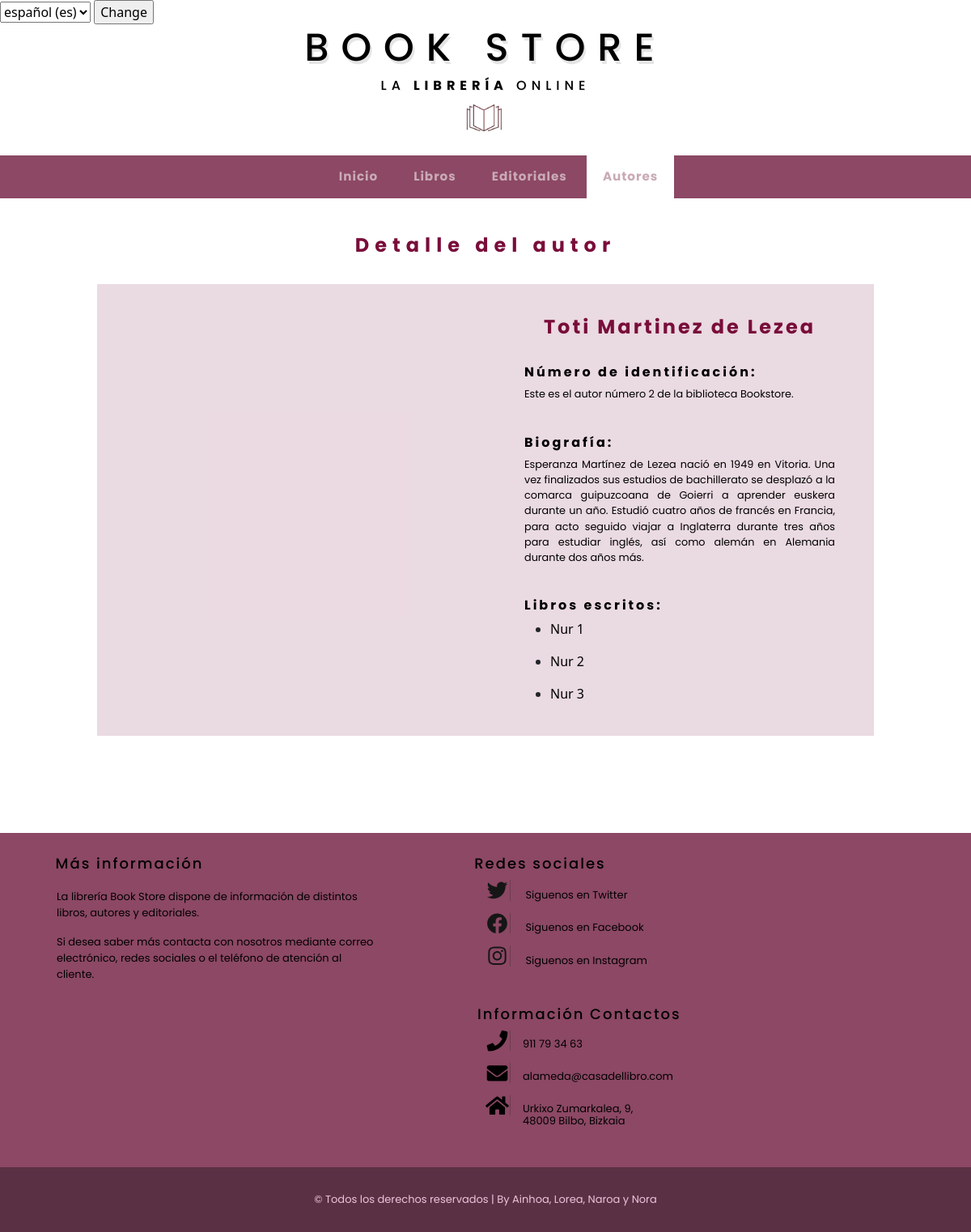
The page /appBookStore/autor/2/libros/ on the database its author committed.
### appBookStore/models.py (models this page shows, shortened)
class Autor(models.Model):
    nombre = models.CharField(max_length=50)
    biografia = models.CharField(max_length=800)
    imagenLink = models.CharField(max_length=800)

class Libro(models.Model):
    nombre = models.CharField(max_length=50)
    autores = models.ManyToManyField(Autor)
    editorial = models.ForeignKey(Editorial, on_delete=models.CASCADE)
    genero = models.ForeignKey(Genero, on_delete=models.CASCADE)
    idioma = models.ForeignKey(Idioma, on_delete=models.CASCADE)
    paginas = models.IntegerField(default=0)
    sinopsis = models.CharField(max_length=800)
    fechaPubli = models.DateField()
    mediaValoracion = models.FloatField(default=0)
    numValoraciones = models.IntegerField(default=0)
    imagenLink = models.CharField(max_length=800)

### appBookStore/views.py (the view)
# urls.py: path('autor/<int:autor_id>/libros/', views.detallesAutores, name='detallesAutores'),
def detallesAutores(request, autor_id):
	autor = get_object_or_404(Autor, pk=autor_id)
	libros = autor.libro_set.all()
	context = {'autor' : autor, 'libros': libros}
	return render(request, 'detallesAutor.html', context)

### appBookStore/templates/detallesAutor.html (shortened to what this page needs)
{% extends "base.html" %}
{% load static %}
{% block titulo %} Detalle del autor {% endblock %}
{% block contenido %}
    <div class="ila">
        <div class="zuta">
            <div>
            </div>
        </div>
        <div class="zuta">
            <h3 class="tituloLibro">  {{ autor.nombre }}</h3>
            <br>
                {% if autor %}
                    <div>
                        <h4 class="infoTitulos"> Número de identificación:</h4>
                            <p class="texto">
                                Este es el autor número {{ autor.id }} de la biblioteca Bookstore.
                            </p>
                            <br>
                        <h4 class="infoTitulos"> Biografía:</h4>
                            <p class="texto">
                                {{ autor.biografia }}
                            </p>
                            <br>
                        <h4 class="infoTitulos"> Libros escritos:</h4>
                            <div class="texto">
                                {% if libros %}
                                {% for l in libros %}
                                <ul>
                                    <li>
                                        <a href= "{% url 'detallesLibro' l.id %}">{{ l.nombre }}</a>
                                    </li>
                                </ul>
                                {% endfor %}
                                {% else %}
                                    <p>El autor {{ autor.nombre }} no tiene libros</p>
                                {% endif %}
                              </div>
                            <br>
                    </div>
                    {% else %}
                        <p class="texto">No existe este autor.</p>
                    {% endif %}
        </div>
    </div>
{% endblock %}

### appBookStore/static/css/main.css (style rules this page uses)
html { min-height: 100%; position: relative; }
body.fondo { background-color: white; margin-top: -64px; height: 100%; padding: 0px; margin: 0px; margin-bottom: 0px; }
h4 { text-align: center; color: rgb(121, 13, 58); }
a:link { color: rgb(0, 0, 0); text-decoration: none; }

### appBookStore/static/css/detalles.css (style rules this page uses)
.tituloLibro { font-family: 'Poppins', sans-serif; color:rgb(121, 13, 58); font-size: 1.5em; letter-spacing: 3px; text-align: center; font-weight: bold; margin-top: 10%; }
.infoTitulos { font-family: 'Poppins', sans-serif; color: rgb(0, 0, 0); font-size: 1em; letter-spacing: 3px; text-align: left; font-weight: bold; }
p.texto { font-family: 'Poppins', sans-serif; color: rgb(0, 0, 0); font-size: 0.8em; text-align:justify; }
.zuta { float: left; margin-left: 5%; margin-right: 5%; border: black; width: 40%; }
.ila { content: ""; display: table; clear: both; border: black; background-color: rgba(121, 13, 58, 0.151); width: 80%; float: left; margin-left: 10%; margin-right: 10%; margin-bottom: 10%; }

### rows shown on the page
Autor: nombre "Toti Martinez de Lezea", id "2", biografia "Esperanza Martínez de Lezea nació en 1949 en Vitoria. Una vez finalizados sus estudios de bachillerato se desplazó a la comarca guipuzcoana de Goierri a aprender euskera durante un año. Estudió cuatro años de francés en Francia, para acto seguido viajar a Inglaterra durante tres años para estudiar inglés, así como alemán en Alemania durante dos años más."
Libro: nombre "Nur 1"
Libro: nombre "Nur 2"
Libro: nombre "Nur 3"

### other values the page prints
form field language "español (es)"
